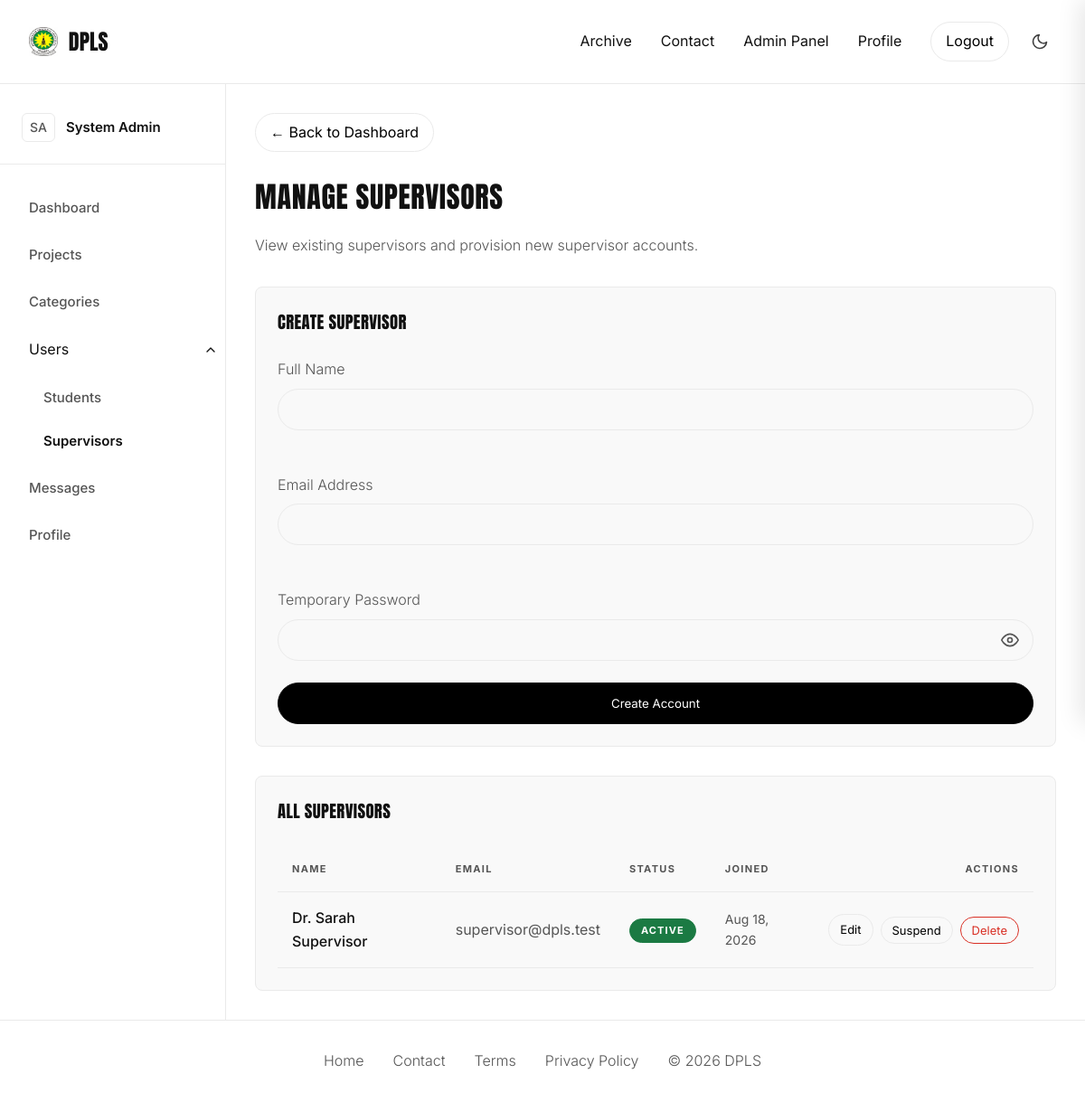
/admin/supervisors.php (signed in), run on the app's committed database.
### tables this page shows
CREATE TABLE IF NOT EXISTS users (
    id INT AUTO_INCREMENT PRIMARY KEY,
    name VARCHAR(255) NOT NULL,
    email VARCHAR(255) UNIQUE NOT NULL,
    password_hash VARCHAR(255) NOT NULL,
    role ENUM('admin', 'supervisor', 'student') NOT NULL,
    status ENUM('active', 'suspended') DEFAULT 'active',
    level VARCHAR(50) DEFAULT NULL,
    mat_no VARCHAR(100) DEFAULT NULL,
    year INT DEFAULT NULL,
    created_at TIMESTAMP DEFAULT CURRENT_TIMESTAMP
);

### helpers/utils.php (called while the page is built, shortened)
<?php
function h($string) {
    return htmlspecialchars($string ?? '', ENT_QUOTES, 'UTF-8');
}

### admin/supervisors.php (the view, shortened to what this page needs)
<?php
global $pdo;
$stmt = $pdo->query("SELECT id, name, email, status, created_at FROM users WHERE role = 'supervisor' ORDER BY created_at DESC");
$users = $stmt->fetchAll();
require_once __DIR__ . '/../components/header.php';
?>
<div class="mb-4">
    <a href="dashboard.php" class="btn btn-outline mb-3" style="padding: 8px 16px;">&larr; Back to Dashboard</a>
    <h1>Manage Supervisors</h1>
    <p class="subtext">View existing supervisors and provision new supervisor accounts.</p>
</div>
<div class="grid-auto-fit mb-4">
    <div class="panel">
        <h3 class="mb-3">Create Supervisor</h3>
        <form method="POST" action="">
            <div class="mb-3">
                <label class="label mb-1" style="display:block;">Full Name</label>
                <input type="text" name="name" required>
            </div>
            <div class="mb-3">
                <label class="label mb-1" style="display:block;">Email Address</label>
                <input type="email" name="email" required>
            </div>
            <div class="mb-3">
                <label class="label mb-1" style="display:block;">Temporary Password</label>
                <input type="password" name="password" required minlength="8">
            </div>
            <button type="submit" style="width: 100%;">Create Account</button>
        </form>
    </div>
</div>
<div class="panel">
    <h3 class="mb-3">All Supervisors</h3>
    <?php if (empty($users)): ?>
        <?= render_empty_state("No Supervisors Found", "There are currently no supervisor accounts.") ?>
    <?php else: ?>
        <div style="overflow-x: auto;">
            <table style="width: 100%; text-align: left; border-collapse: collapse;">
                <thead>
                    <tr style="border-bottom: 1px solid var(--line);">
                        <th style="padding: 12px 8px;" class="eyebrow">Name</th>
                        <th style="padding: 12px 8px;" class="eyebrow">Email</th>
                        <th style="padding: 12px 8px;" class="eyebrow">Status</th>
                        <th style="padding: 12px 8px;" class="eyebrow">Joined</th>
                        <th style="padding: 12px 8px; text-align: right;" class="eyebrow">Actions</th>
                    </tr>
                </thead>
                <tbody>
                    <?php foreach ($users as $user): ?>
                        <tr style="border-bottom: 1px solid var(--line);">
                            <td style="padding: 16px 8px; font-weight: 500;"><?= h($user['name']) ?></td>
                            <td style="padding: 16px 8px; color: var(--text-secondary);"><?= h($user['email']) ?></td>
                            <td style="padding: 16px 8px;">
                                <?php if ($user['status'] === 'active'): ?>
                                    <span class="badge" style="background: var(--success); color: white; border-color: var(--success);">Active</span>
                                <?php else: ?>
                                    <span class="badge" style="background: var(--danger); color: white; border-color: var(--danger);">Suspended</span>
                                <?php endif; ?>
                            </td>
                            <td style="padding: 16px 8px; color: var(--text-secondary); font-size: 14px;"><?= date('M j, Y', strtotime($user['created_at'])) ?></td>
                            <td style="padding: 16px 8px; text-align: right;">
                                <div style="display: flex; gap: 8px; justify-content: flex-end; align-items: center;">
                                    <a href="user_edit.php?id=<?= $user['id'] ?>" class="btn btn-outline" style="padding: 6px 12px; font-size: 13px;">Edit</a>
                                    <form method="POST" action="" style="margin: 0;">
                                        <?php if ($user['status'] === 'active'): ?>
                                            <button type="submit" class="btn btn-outline" style="padding: 6px 12px; font-size: 13px;">Suspend</button>
                                        <?php else: ?>
                                            <button type="submit" class="btn btn-outline" style="padding: 6px 12px; font-size: 13px; color: var(--success); border-color: var(--success);">Activate</button>
                                        <?php endif; ?>
                                    </form>
                                    <form method="POST" action="" style="margin: 0;" onsubmit="return confirm('Are you sure you want to permanently delete this user? This cannot be undone.');">
                                        <button type="submit" class="btn btn-outline" style="padding: 6px 12px; font-size: 13px; color: var(--danger); border-color: var(--danger);">Delete</button>
                                    </form>
                                </div>
                            </td>
                        </tr>
                    <?php endforeach; ?>
                </tbody>
            </table>
        </div>
    <?php endif; ?>
</div>
<?php require_once __DIR__ . '/../components/footer.php'; ?>

### assets/css/index.css (style rules this page uses)
:root { --bg: #ffffff; --text-primary: #111111; --text-secondary: #555555; --line: #eaeaea; --panel: #f9f9f9; --accent: #000000; --accent-hover: #333333; --success: #1b7a43; --danger: #d93025; --warning: #b37300; }
* { box-sizing: border-box; margin: 0; padding: 0; font-family: 'Inter', sans-serif; box-shadow: none !important; }
body { background-color: var(--bg); color: var(--text-primary); min-height: 100vh; display: flex; flex-direction: column; }
h1, h2, h3, h4, h5, h6 { font-family: 'Anton', sans-serif; font-weight: 400; text-transform: uppercase; letter-spacing: 0.02em; margin-bottom: 16px; }
p, li, span, div { font-weight: 400; line-height: 1.6; }
.subtext, .label, label, .intro { font-weight: 300; color: var(--text-secondary); }
.eyebrow, .micro-label { font-size: 11px; font-weight: 700; text-transform: uppercase; letter-spacing: 0.12em; color: var(--text-secondary); }
a { text-decoration: none; color: inherit; transition: color 0.2s ease; }
.panel, .card { background: var(--panel); border-radius: 8px; border: 1px solid var(--line); padding: 24px; }
.grid-auto-fit { display: grid; grid-template-columns: repeat(auto-fit, minmax(300px, 1fr)); gap: 32px; }
table { width: 100%; text-align: left; border-collapse: collapse; }
th, td { padding: 16px !important; }
th { white-space: nowrap !important; }
input, textarea, select { width: 100%; padding: 14px 24px; border: 1px solid var(--line); border-radius: 9999px; background: transparent; outline: none; font-family: 'Inter', sans-serif; font-weight: 400; margin-bottom: 24px; transition: border-color 0.2s ease; appearance: none; }
button, .btn { display: inline-block; padding: 14px 32px; border-radius: 9999px; border: 1px solid var(--accent); background: var(--accent); color: var(--bg); font-family: 'Inter', sans-serif; font-weight: 400; text-align: center; white-space: nowrap; cursor: pointer; outline: none; transition: all 0.2s ease; }
.btn-outline { background: transparent; color: var(--accent); border: 1px solid var(--line); }
.badge { display: inline-block; padding: 4px 12px; border-radius: 9999px; font-size: 11px; font-weight: 700; text-transform: uppercase; letter-spacing: 0.1em; border: 1px solid var(--line); }
.mb-1 { margin-bottom: 8px; }
.mb-3 { margin-bottom: 24px; }
.mb-4 { margin-bottom: 32px; }

### data on the page
users: name "Dr. Sarah Supervisor", email "supervisor@dpls.test", status "ACTIVE", created_at "Aug 18, 2026"

### other printed values
$initials "SA"
$name "System Admin"
$label "Dashboard Projects Categories Messages Profile"
